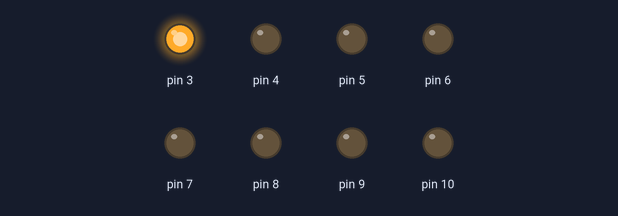
Simulated run of this sketch. Board: Arduino Uno, built with avr-gcc and run on an emulated ATmega328P. Parts: output pins drawn as LEDs (lit = HIGH). What the sketch prints to the serial monitor is not drawn.

Above: at 0.5 s.
At 1.3 s:
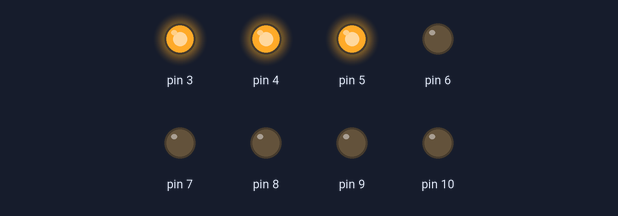
At 2.1 s:
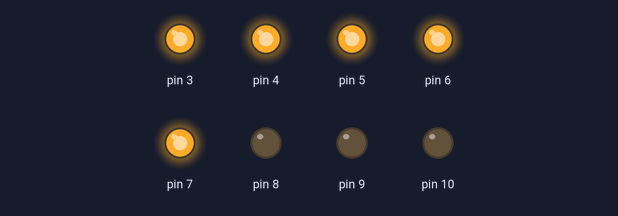
At 3.5 s:
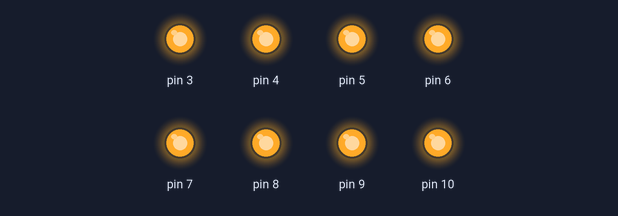
At 5.3 s:
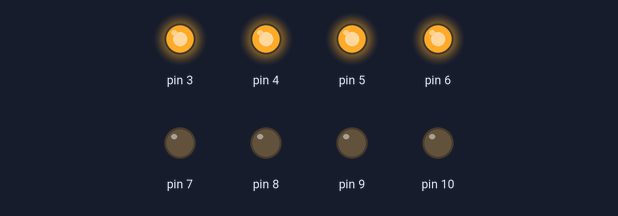
At 7.1 s:
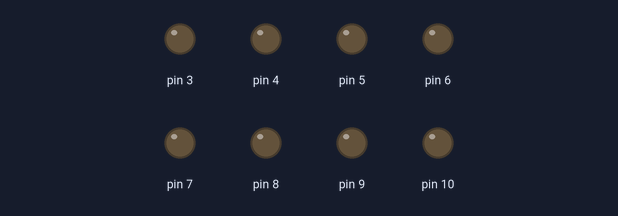
Timing chart, 0 to 9.7 s (numbered marks = the images above):
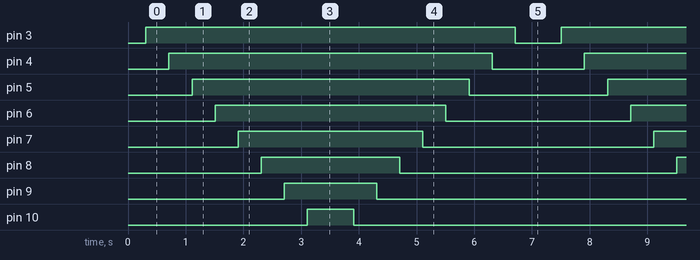

Measured:
- by itself, pin 3: alternates HIGH for 6.4 s and LOW for 0.80 s
- by itself, pin 4: alternates HIGH for 5.6 s and LOW for 1.6 s
- by itself, pin 5: alternates HIGH for 4.8 s and LOW for 2.4 s
- by itself, pin 6: alternates HIGH for 4.0 s and LOW for 3.2 s
- by itself, pin 7: alternates HIGH for 3.2 s and LOW for 4.0 s
- by itself, pin 8: alternates HIGH for 2.4 s and LOW for 4.8 s
- by itself, pin 9: alternates HIGH for 1.6 s and LOW for 5.6 s
- by itself, pin 10: alternates HIGH for 0.80 s and LOW for 6.4 s

The sketch:

light_blink_no_off.ino
```cpp
#include <Arduino.h>
#include "../User_Setup.h"
#include "../HDR.hpp"

const int portAmount = 8, start_port = 3, light_delay = 400;

//Generate ports from 3 to 9
int *ports;

//Current port index (count from the starting port)
int current_port = start_port;

//Is it now blinking forward or backward?
//If it is blinking positive(from start_port to start_port+portAmount), it is true.
//Otherwise it is false.
bool blink_direction = true;

void setup() {
	//Initialise Serial
	Serial.begin(9600);

	ports = generatePorts(start_port, portAmount);
	//Print generated ports
	for (int gp = 0; gp < portAmount; gp++) {
//		printf("Port %d is %d \n", gp, ports[gp]);
		Serial.print("Port ");
		Serial.print(gp);
		Serial.print(" is ");
		Serial.println(ports[gp]);
	}

	//Initialise pinModes
	for (int i = 0; i < portAmount; i++) {
		pinMode(ports[i], OUTPUT);
	}
}

void loop() {
	//Change direction if current_port reaches start_port or start_port + portAmount
	//This is actually a hack
	if (((current_port == start_port - 1) and (not blink_direction)) or
		((current_port == start_port + portAmount) and blink_direction)) {
		blink_direction = !blink_direction;
	}

	int state_change = blink_direction ? HIGH : LOW;

	//Update the current light
	digitalWrite(current_port, state_change);


	// In/Decrease the current port
	current_port += (blink_direction ? 1 : -1);

	delay(light_delay);
}
```
